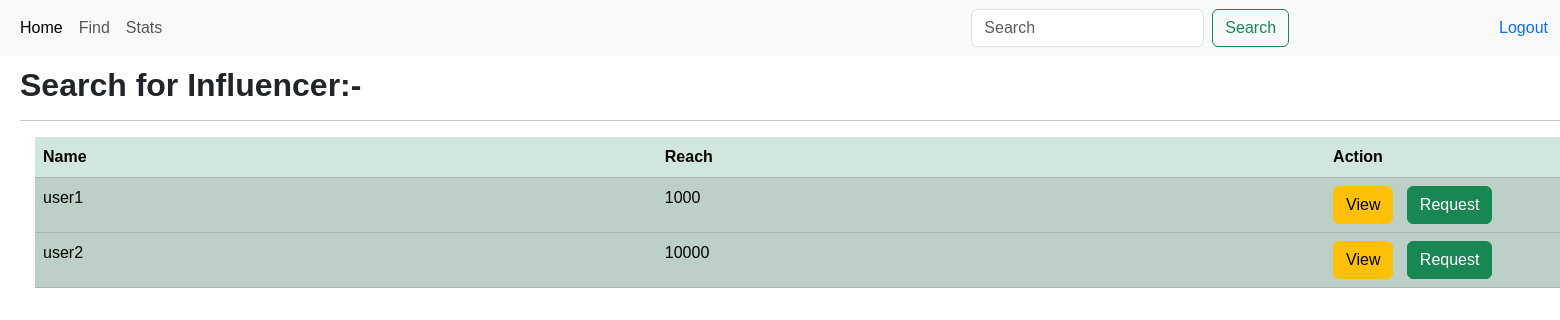
The app's page /sponser_home/find/1, older data.
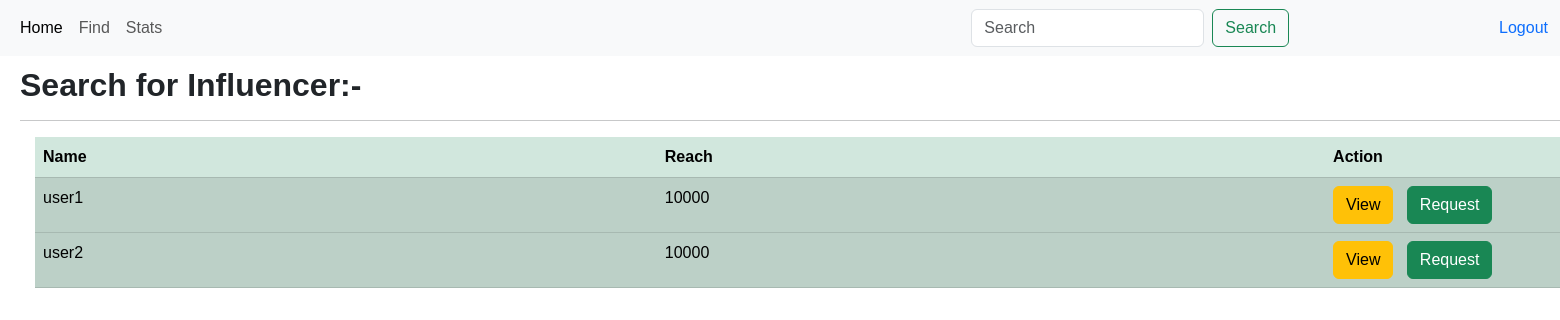
The same page, newer data.
### app.py (models this page shows)
class user(db.Model):
    __tablename__='user'
    user_id=db.Column(db.Integer,primary_key=True,autoincrement=True)
    username=db.Column(db.String, unique=True,nullable=False)
    password=db.Column(db.String,nullable=False)
    role=db.Column(db.String)

class influencer(db.Model):
    __tablename__='influcener'
    influencer_id=db.Column(db.Integer,primary_key=True,autoincrement=True)
    name=db.Column(db.String,db.ForeignKey(user.username))
    Category=db.Column(db.String)
    Niche=db.Column(db.String)
    reach=db.Column(db.Integer)
    user_id=db.Column(db.Integer,db.ForeignKey(user.user_id))
    photo_path = db.Column(db.String)

### app.py (the view)
@app.route("/sponser_home/find/<int:id>",methods=["GET"])
def homelander(id):
    userdata1=dict()
    ans=db.session.query(user).filter(user.role=='user').all()
    for i in ans:
        k=i.user_id
        l=[]
        name=i.username
        userdata=db.session.query(influencer).filter(influencer.user_id==k).first()
        l.append(k)
        l.append(userdata.reach)
        userdata1[name]=l
    return render_template("sponser_user_find.html",userdata1=userdata1,id=id)

### templates/sponser_user_find.html (shortened to what this page needs)
<!DOCTYPE html>
<html lang="en">
<head>
    <link href="https://cdn.jsdelivr.net/npm/bootstrap@5.3.3/dist/css/bootstrap.min.css" rel="stylesheet">
    <link rel="stylesheet" href="\static\style.css">
</head>
<body>
    <nav class="navbar navbar-expand-lg bg-body-tertiary" id="navbar">
        <div class="container-fluid">
          <div class="collapse navbar-collapse" id="navbarText">
            <ul class="navbar-nav me-auto mb-2 mb-lg-0">
              <li class="nav-item">
                <a class="nav-link active" aria-current="page" href="/sponserhome/{{ id }}">Home</a>
              </li>
              <li class="nav-item">
                <a class="nav-link" href="/sponser_home/find/{{ id }}">Find</a>
              </li>
              <li class="nav-item">
                <a class="nav-link" href="#">Stats</a>
              </li>
            </ul>
            <form class="d-flex" id="search" method="POST" action="/sponser_home/value/{{ id }}">
              <input class="form-control me-2" type="search" placeholder="Search" aria-label="Search" name="value">
              <button class="btn btn-outline-success" type="submit">Search</button>
            </form>
            <a id="logout" href="/">Logout</a>
          </div>
        </div>
      </nav>
      <div style="margin-top: 10px; margin-left: 20px;">
        <h2><b>Search for Influencer:- <hr></h2></b>
      </div>
      <table class="table table-success table-striped" id="tab1">
        <thead>
          <tr>
            <th>Name</th>
            <th>Reach</th>
            <th>Action</th>
          </tr>
        </thead>
        <tbody>
          {% for user in userdata1 %}
          <tr>
            <td  class="table-active">{{user}}</td>
            <td  class="table-active">{{userdata1[user][1]}}</td>
            <td  class="table-active"><a type="button" class="btn btn-warning" href="/sponser/request/{{ userdata1[user][0] }}">
              View </a>
            <a type="button" class="btn btn-success" href="/sponser/adreq_sent/{{ userdata1[user][0] }}">Request</a>
            </td>
          </tr>
            {% endfor %}
        </tbody>
      </table>
    </body>
</html>

### static/style.css (style rules this page uses)
* { font-family:Tahoma, Geneva, Verdana, sans-serif; height: auto; }
#logout { margin-left: 10px; text-decoration:none; }
#search { margin-right: 200px; }
#tab1 { width:200%; margin-left: 35px; margin-top: 10px; }

Row changes from the older to the newer data that the page shows:
changed through a linked row, user "user1": username.reach "1000" → "10000"
